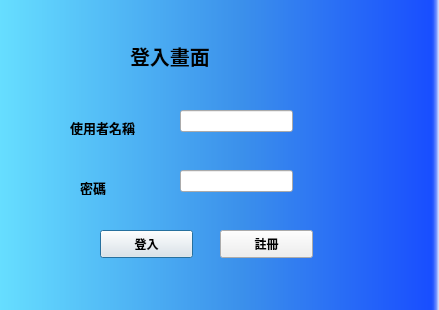
<?xml version="1.0" encoding="UTF-8"?>
<ui version="4.0">
 <class>LoginUI</class>
 <widget class="QDialog" name="LoginUI">
  <property name="geometry">
   <rect>
    <x>0</x>
    <y>0</y>
    <width>439</width>
    <height>310</height>
   </rect>
  </property>
  <property name="sizePolicy">
   <sizepolicy hsizetype="Fixed" vsizetype="Fixed">
    <horstretch>0</horstretch>
    <verstretch>0</verstretch>
   </sizepolicy>
  </property>
  <property name="windowTitle">
   <string>Dialog</string>
  </property>
  <property name="styleSheet">
   <string notr="true">QDialog{
background-color: qlineargradient(spread:pad, x1:0, y1:0, x2:1, y2:0, stop:0 rgba(102, 222, 255, 255), stop:0.55 rgba(59, 144, 235, 255), stop:0.98 rgba(25, 78, 255, 255), stop:1 rgba(0, 0, 0, 0));
}
</string>
  </property>
  <widget class="QLabel" name="username_label">
   <property name="geometry">
    <rect>
     <x>70</x>
     <y>120</y>
     <width>100</width>
     <height>15</height>
    </rect>
   </property>
   <property name="font">
    <font>
     <pointsize>10</pointsize>
     <weight>75</weight>
     <bold>true</bold>
    </font>
   </property>
   <property name="midLineWidth">
    <number>1</number>
   </property>
   <property name="text">
    <string>使用者名稱</string>
   </property>
  </widget>
  <widget class="QLabel" name="password_label">
   <property name="geometry">
    <rect>
     <x>80</x>
     <y>180</y>
     <width>70</width>
     <height>15</height>
    </rect>
   </property>
   <property name="font">
    <font>
     <pointsize>10</pointsize>
     <weight>75</weight>
     <bold>true</bold>
    </font>
   </property>
   <property name="text">
    <string>密碼</string>
   </property>
  </widget>
  <widget class="QLineEdit" name="username_Edit">
   <property name="geometry">
    <rect>
     <x>180</x>
     <y>110</y>
     <width>113</width>
     <height>22</height>
    </rect>
   </property>
  </widget>
  <widget class="QLineEdit" name="password_Edit">
   <property name="geometry">
    <rect>
     <x>180</x>
     <y>170</y>
     <width>113</width>
     <height>22</height>
    </rect>
   </property>
  </widget>
  <widget class="QPushButton" name="LoginButton">
   <property name="geometry">
    <rect>
     <x>100</x>
     <y>230</y>
     <width>93</width>
     <height>28</height>
    </rect>
   </property>
   <property name="font">
    <font>
     <weight>75</weight>
     <italic>false</italic>
     <bold>true</bold>
    </font>
   </property>
   <property name="text">
    <string>登入</string>
   </property>
  </widget>
  <widget class="QPushButton" name="SignButton">
   <property name="geometry">
    <rect>
     <x>220</x>
     <y>230</y>
     <width>93</width>
     <height>28</height>
    </rect>
   </property>
   <property name="font">
    <font>
     <weight>75</weight>
     <bold>true</bold>
    </font>
   </property>
   <property name="text">
    <string>註冊</string>
   </property>
  </widget>
  <widget class="QLabel" name="login_label">
   <property name="geometry">
    <rect>
     <x>130</x>
     <y>40</y>
     <width>161</width>
     <height>31</height>
    </rect>
   </property>
   <property name="font">
    <font>
     <pointsize>15</pointsize>
     <weight>75</weight>
     <bold>true</bold>
    </font>
   </property>
   <property name="text">
    <string>登入畫面</string>
   </property>
  </widget>
 </widget>
 <resources/>
 <connections/>
</ui>
